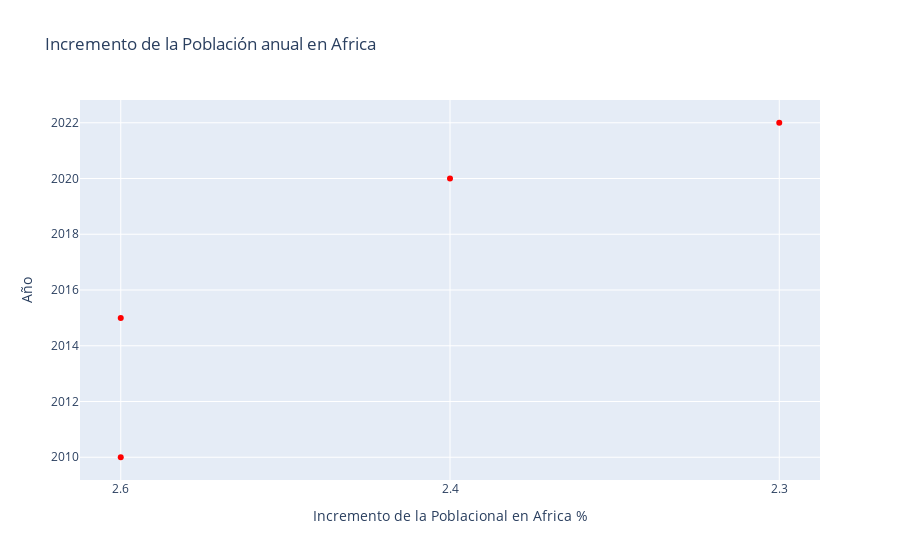

Write notebook code for a chart like this one.
### Code cell
gf2 = go.Figure()
gf2.add_trace(go.Scatter(x = df_rateinc['Population annual rate of increase (percent)'], y = df_rateinc['Year'], 
                          mode = 'markers', name = 'rate annual',
                          line = dict(color = 'red')))
gf2.update_layout(title = 'Incremento de la Población anual en Africa',
xaxis_title = 'Incremento de la Poblacional en Africa %',
yaxis_title = 'Año')
gf2.show()

### Figure 1 — Plotly figure (JSON) as saved in the notebook; plotly's stock layout.template omitted (floating-point values rounded to 4 significant figures)
{"data": [{"line": {"color": "red"}, "mode": "markers", "name": "rate annual", "type": "scatter", "x": ["2.6", "2.6", "2.4", "2.3"], "y": [2010, 2015, 2020, 2022]}], "layout": {"title": {"text": "Incremento de la Población anual en Africa"}, "xaxis": {"title": {"text": "Incremento de la Poblacional en Africa %"}}, "yaxis": {"title": {"text": "Año"}}}}
